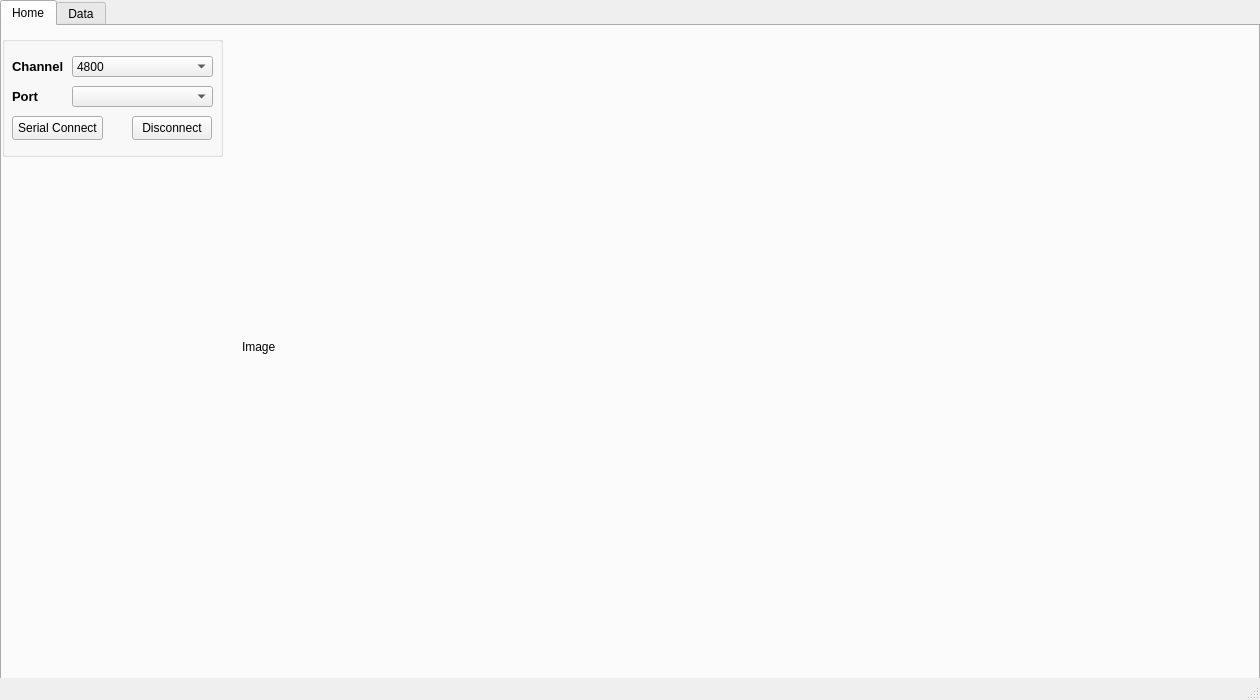
<?xml version="1.0" encoding="UTF-8"?>
<ui version="4.0">
 <class>MainWindow</class>
 <widget class="QMainWindow" name="MainWindow">
  <property name="geometry">
   <rect>
    <x>0</x>
    <y>0</y>
    <width>1260</width>
    <height>700</height>
   </rect>
  </property>
  <property name="sizePolicy">
   <sizepolicy hsizetype="Fixed" vsizetype="Fixed">
    <horstretch>0</horstretch>
    <verstretch>0</verstretch>
   </sizepolicy>
  </property>
  <property name="windowTitle">
   <string>MainWindow</string>
  </property>
  <property name="tabShape">
   <enum>QTabWidget::TabShape::Triangular</enum>
  </property>
  <widget class="QWidget" name="centralwidget">
   <widget class="QTabWidget" name="tabWidget">
    <property name="enabled">
     <bool>true</bool>
    </property>
    <property name="geometry">
     <rect>
      <x>0</x>
      <y>0</y>
      <width>1260</width>
      <height>680</height>
     </rect>
    </property>
    <property name="sizePolicy">
     <sizepolicy hsizetype="Ignored" vsizetype="Ignored">
      <horstretch>0</horstretch>
      <verstretch>0</verstretch>
     </sizepolicy>
    </property>
    <property name="currentIndex">
     <number>0</number>
    </property>
    <widget class="QWidget" name="tab_home">
     <attribute name="title">
      <string>Home</string>
     </attribute>
     <widget class="QGroupBox" name="gb_serial">
      <property name="geometry">
       <rect>
        <x>0</x>
        <y>10</y>
        <width>221</width>
        <height>121</height>
       </rect>
      </property>
      <property name="title">
       <string/>
      </property>
      <widget class="QLabel" name="lbchannel">
       <property name="geometry">
        <rect>
         <x>10</x>
         <y>20</y>
         <width>51</width>
         <height>21</height>
        </rect>
       </property>
       <property name="font">
        <font>
         <pointsize>10</pointsize>
         <bold>true</bold>
        </font>
       </property>
       <property name="frameShadow">
        <enum>QFrame::Shadow::Plain</enum>
       </property>
       <property name="lineWidth">
        <number>5</number>
       </property>
       <property name="text">
        <string>Channel</string>
       </property>
       <property name="textFormat">
        <enum>Qt::TextFormat::AutoText</enum>
       </property>
      </widget>
      <widget class="QPushButton" name="serConnect">
       <property name="geometry">
        <rect>
         <x>10</x>
         <y>80</y>
         <width>91</width>
         <height>24</height>
        </rect>
       </property>
       <property name="text">
        <string>Serial Connect</string>
       </property>
      </widget>
      <widget class="QLabel" name="lbport">
       <property name="geometry">
        <rect>
         <x>10</x>
         <y>50</y>
         <width>51</width>
         <height>21</height>
        </rect>
       </property>
       <property name="font">
        <font>
         <pointsize>10</pointsize>
         <bold>true</bold>
        </font>
       </property>
       <property name="frameShadow">
        <enum>QFrame::Shadow::Plain</enum>
       </property>
       <property name="lineWidth">
        <number>5</number>
       </property>
       <property name="text">
        <string>Port</string>
       </property>
       <property name="textFormat">
        <enum>Qt::TextFormat::AutoText</enum>
       </property>
      </widget>
      <widget class="QComboBox" name="cbPort">
       <property name="geometry">
        <rect>
         <x>70</x>
         <y>50</y>
         <width>141</width>
         <height>21</height>
        </rect>
       </property>
      </widget>
      <widget class="QComboBox" name="cbChannel">
       <property name="geometry">
        <rect>
         <x>70</x>
         <y>20</y>
         <width>141</width>
         <height>21</height>
        </rect>
       </property>
       <item>
        <property name="text">
         <string>4800</string>
        </property>
       </item>
       <item>
        <property name="text">
         <string>9600</string>
        </property>
       </item>
       <item>
        <property name="text">
         <string>115200</string>
        </property>
       </item>
      </widget>
      <widget class="QPushButton" name="serDisConnect">
       <property name="geometry">
        <rect>
         <x>130</x>
         <y>80</y>
         <width>80</width>
         <height>24</height>
        </rect>
       </property>
       <property name="text">
        <string>Disconnect</string>
       </property>
      </widget>
     </widget>
     <widget class="QLabel" name="lblBgImage">
      <property name="geometry">
       <rect>
        <x>240</x>
        <y>0</y>
        <width>1011</width>
        <height>641</height>
       </rect>
      </property>
      <property name="text">
       <string>Image</string>
      </property>
     </widget>
    </widget>
    <widget class="QWidget" name="tab_data">
     <attribute name="title">
      <string>Data</string>
     </attribute>
     <widget class="QGroupBox" name="gb_IMU_info">
      <property name="geometry">
       <rect>
        <x>950</x>
        <y>0</y>
        <width>311</width>
        <height>621</height>
       </rect>
      </property>
      <property name="title">
       <string/>
      </property>
      <widget class="QProgressBar" name="imu_load_status">
       <property name="geometry">
        <rect>
         <x>147</x>
         <y>10</y>
         <width>161</width>
         <height>23</height>
        </rect>
       </property>
       <property name="value">
        <number>0</number>
       </property>
      </widget>
      <widget class="QLabel" name="lbstatus">
       <property name="geometry">
        <rect>
         <x>10</x>
         <y>10</y>
         <width>121</width>
         <height>21</height>
        </rect>
       </property>
       <property name="font">
        <font>
         <pointsize>10</pointsize>
         <bold>true</bold>
        </font>
       </property>
       <property name="frameShadow">
        <enum>QFrame::Shadow::Plain</enum>
       </property>
       <property name="lineWidth">
        <number>5</number>
       </property>
       <property name="text">
        <string>Status connect IMU</string>
       </property>
       <property name="textFormat">
        <enum>Qt::TextFormat::AutoText</enum>
       </property>
      </widget>
      <widget class="QLabel" name="lbgyro">
       <property name="geometry">
        <rect>
         <x>10</x>
         <y>70</y>
         <width>91</width>
         <height>21</height>
        </rect>
       </property>
       <property name="font">
        <font>
         <pointsize>10</pointsize>
         <bold>true</bold>
        </font>
       </property>
       <property name="frameShadow">
        <enum>QFrame::Shadow::Plain</enum>
       </property>
       <property name="lineWidth">
        <number>5</number>
       </property>
       <property name="text">
        <string>Address GYRO</string>
       </property>
       <property name="textFormat">
        <enum>Qt::TextFormat::AutoText</enum>
       </property>
      </widget>
      <widget class="QLabel" name="dataconfig">
       <property name="geometry">
        <rect>
         <x>10</x>
         <y>40</y>
         <width>131</width>
         <height>21</height>
        </rect>
       </property>
       <property name="font">
        <font>
         <pointsize>10</pointsize>
         <bold>true</bold>
        </font>
       </property>
       <property name="frameShadow">
        <enum>QFrame::Shadow::Plain</enum>
       </property>
       <property name="lineWidth">
        <number>5</number>
       </property>
       <property name="text">
        <string>Data configure IMU</string>
       </property>
       <property name="textFormat">
        <enum>Qt::TextFormat::AutoText</enum>
       </property>
      </widget>
      <widget class="QLabel" name="lbslave">
       <property name="geometry">
        <rect>
         <x>10</x>
         <y>130</y>
         <width>91</width>
         <height>21</height>
        </rect>
       </property>
       <property name="font">
        <font>
         <pointsize>10</pointsize>
         <bold>true</bold>
        </font>
       </property>
       <property name="frameShadow">
        <enum>QFrame::Shadow::Plain</enum>
       </property>
       <property name="lineWidth">
        <number>5</number>
       </property>
       <property name="text">
        <string>Address Slave</string>
       </property>
       <property name="textFormat">
        <enum>Qt::TextFormat::AutoText</enum>
       </property>
      </widget>
      <widget class="QLabel" name="lbyaw">
       <property name="geometry">
        <rect>
         <x>10</x>
         <y>270</y>
         <width>91</width>
         <height>21</height>
        </rect>
       </property>
       <property name="font">
        <font>
         <pointsize>10</pointsize>
         <bold>true</bold>
        </font>
       </property>
       <property name="frameShadow">
        <enum>QFrame::Shadow::Plain</enum>
       </property>
       <property name="lineWidth">
        <number>5</number>
       </property>
       <property name="text">
        <string>Yaw (Z Rot)</string>
       </property>
       <property name="textFormat">
        <enum>Qt::TextFormat::AutoText</enum>
       </property>
      </widget>
      <widget class="QLabel" name="RotationInfo">
       <property name="geometry">
        <rect>
         <x>10</x>
         <y>180</y>
         <width>171</width>
         <height>21</height>
        </rect>
       </property>
       <property name="font">
        <font>
         <pointsize>10</pointsize>
         <bold>true</bold>
        </font>
       </property>
       <property name="frameShadow">
        <enum>QFrame::Shadow::Plain</enum>
       </property>
       <property name="lineWidth">
        <number>5</number>
       </property>
       <property name="text">
        <string>Data rotation information</string>
       </property>
       <property name="textFormat">
        <enum>Qt::TextFormat::AutoText</enum>
       </property>
      </widget>
      <widget class="QLabel" name="lbroll">
       <property name="geometry">
        <rect>
         <x>10</x>
         <y>210</y>
         <width>101</width>
         <height>21</height>
        </rect>
       </property>
       <property name="font">
        <font>
         <pointsize>10</pointsize>
         <bold>true</bold>
        </font>
       </property>
       <property name="frameShadow">
        <enum>QFrame::Shadow::Plain</enum>
       </property>
       <property name="lineWidth">
        <number>5</number>
       </property>
       <property name="text">
        <string>Roll (X Rot)</string>
       </property>
       <property name="textFormat">
        <enum>Qt::TextFormat::AutoText</enum>
       </property>
      </widget>
      <widget class="QLabel" name="lbpitch">
       <property name="geometry">
        <rect>
         <x>10</x>
         <y>240</y>
         <width>91</width>
         <height>21</height>
        </rect>
       </property>
       <property name="font">
        <font>
         <pointsize>10</pointsize>
         <bold>true</bold>
        </font>
       </property>
       <property name="frameShadow">
        <enum>QFrame::Shadow::Plain</enum>
       </property>
       <property name="lineWidth">
        <number>5</number>
       </property>
       <property name="text">
        <string>Pitch (Y Rot)</string>
       </property>
       <property name="textFormat">
        <enum>Qt::TextFormat::AutoText</enum>
       </property>
      </widget>
      <widget class="QLabel" name="RotationInfo_2">
       <property name="geometry">
        <rect>
         <x>10</x>
         <y>310</y>
         <width>171</width>
         <height>21</height>
        </rect>
       </property>
       <property name="font">
        <font>
         <pointsize>10</pointsize>
         <bold>true</bold>
        </font>
       </property>
       <property name="frameShadow">
        <enum>QFrame::Shadow::Plain</enum>
       </property>
       <property name="lineWidth">
        <number>5</number>
       </property>
       <property name="text">
        <string>Euler angle information</string>
       </property>
       <property name="textFormat">
        <enum>Qt::TextFormat::AutoText</enum>
       </property>
      </widget>
      <widget class="QLabel" name="lbrollEuler">
       <property name="geometry">
        <rect>
         <x>10</x>
         <y>340</y>
         <width>101</width>
         <height>21</height>
        </rect>
       </property>
       <property name="font">
        <font>
         <pointsize>10</pointsize>
         <bold>true</bold>
        </font>
       </property>
       <property name="frameShadow">
        <enum>QFrame::Shadow::Plain</enum>
       </property>
       <property name="lineWidth">
        <number>5</number>
       </property>
       <property name="text">
        <string>RollE (X Rot)</string>
       </property>
       <property name="textFormat">
        <enum>Qt::TextFormat::AutoText</enum>
       </property>
      </widget>
      <widget class="QLabel" name="lbpitchEuler">
       <property name="geometry">
        <rect>
         <x>10</x>
         <y>370</y>
         <width>91</width>
         <height>21</height>
        </rect>
       </property>
       <property name="font">
        <font>
         <pointsize>10</pointsize>
         <bold>true</bold>
        </font>
       </property>
       <property name="frameShadow">
        <enum>QFrame::Shadow::Plain</enum>
       </property>
       <property name="lineWidth">
        <number>5</number>
       </property>
       <property name="text">
        <string>PitchE (Y Rot)</string>
       </property>
       <property name="textFormat">
        <enum>Qt::TextFormat::AutoText</enum>
       </property>
      </widget>
      <widget class="QLabel" name="lbyawEuler">
       <property name="geometry">
        <rect>
         <x>10</x>
         <y>400</y>
         <width>91</width>
         <height>21</height>
        </rect>
       </property>
       <property name="font">
        <font>
         <pointsize>10</pointsize>
         <bold>true</bold>
        </font>
       </property>
       <property name="frameShadow">
        <enum>QFrame::Shadow::Plain</enum>
       </property>
       <property name="lineWidth">
        <number>5</number>
       </property>
       <property name="text">
        <string>YawE (Z Rot)</string>
       </property>
       <property name="textFormat">
        <enum>Qt::TextFormat::AutoText</enum>
       </property>
      </widget>
      <widget class="QLabel" name="lbpitchqua">
       <property name="geometry">
        <rect>
         <x>10</x>
         <y>510</y>
         <width>91</width>
         <height>21</height>
        </rect>
       </property>
       <property name="font">
        <font>
         <pointsize>10</pointsize>
         <bold>true</bold>
        </font>
       </property>
       <property name="frameShadow">
        <enum>QFrame::Shadow::Plain</enum>
       </property>
       <property name="lineWidth">
        <number>5</number>
       </property>
       <property name="text">
        <string>PitchQ (Y Rot)</string>
       </property>
       <property name="textFormat">
        <enum>Qt::TextFormat::AutoText</enum>
       </property>
      </widget>
      <widget class="QLabel" name="lbyawqua">
       <property name="geometry">
        <rect>
         <x>10</x>
         <y>540</y>
         <width>91</width>
         <height>21</height>
        </rect>
       </property>
       <property name="font">
        <font>
         <pointsize>10</pointsize>
         <bold>true</bold>
        </font>
       </property>
       <property name="frameShadow">
        <enum>QFrame::Shadow::Plain</enum>
       </property>
       <property name="lineWidth">
        <number>5</number>
       </property>
       <property name="text">
        <string>YawQ (Z Rot)</string>
       </property>
       <property name="textFormat">
        <enum>Qt::TextFormat::AutoText</enum>
       </property>
      </widget>
      <widget class="QLabel" name="lbrollqua">
       <property name="geometry">
        <rect>
         <x>10</x>
         <y>480</y>
         <width>101</width>
         <height>21</height>
        </rect>
       </property>
       <property name="font">
        <font>
         <pointsize>10</pointsize>
         <bold>true</bold>
        </font>
       </property>
       <property name="frameShadow">
        <enum>QFrame::Shadow::Plain</enum>
       </property>
       <property name="lineWidth">
        <number>5</number>
       </property>
       <property name="text">
        <string>RollQ (X Rot)</string>
       </property>
       <property name="textFormat">
        <enum>Qt::TextFormat::AutoText</enum>
       </property>
      </widget>
      <widget class="QLabel" name="RotationInfo_3">
       <property name="geometry">
        <rect>
         <x>10</x>
         <y>450</y>
         <width>171</width>
         <height>21</height>
        </rect>
       </property>
       <property name="font">
        <font>
         <pointsize>10</pointsize>
         <bold>true</bold>
        </font>
       </property>
       <property name="frameShadow">
        <enum>QFrame::Shadow::Plain</enum>
       </property>
       <property name="lineWidth">
        <number>5</number>
       </property>
       <property name="text">
        <string>Quaternion angle information</string>
       </property>
       <property name="textFormat">
        <enum>Qt::TextFormat::AutoText</enum>
       </property>
      </widget>
      <widget class="QLabel" name="lbacc">
       <property name="geometry">
        <rect>
         <x>10</x>
         <y>100</y>
         <width>91</width>
         <height>21</height>
        </rect>
       </property>
       <property name="font">
        <font>
         <pointsize>10</pointsize>
         <bold>true</bold>
        </font>
       </property>
       <property name="frameShadow">
        <enum>QFrame::Shadow::Plain</enum>
       </property>
       <property name="lineWidth">
        <number>5</number>
       </property>
       <property name="text">
        <string>Address ACC</string>
       </property>
       <property name="textFormat">
        <enum>Qt::TextFormat::AutoText</enum>
       </property>
      </widget>
      <widget class="QSpinBox" name="lblGyroInfo">
       <property name="geometry">
        <rect>
         <x>110</x>
         <y>70</y>
         <width>191</width>
         <height>21</height>
        </rect>
       </property>
      </widget>
      <widget class="QSpinBox" name="lblAccInfo">
       <property name="geometry">
        <rect>
         <x>110</x>
         <y>100</y>
         <width>191</width>
         <height>21</height>
        </rect>
       </property>
      </widget>
      <widget class="QSpinBox" name="lblSlaveAddr">
       <property name="geometry">
        <rect>
         <x>110</x>
         <y>130</y>
         <width>191</width>
         <height>21</height>
        </rect>
       </property>
      </widget>
      <widget class="QDoubleSpinBox" name="lblRoll">
       <property name="geometry">
        <rect>
         <x>110</x>
         <y>210</y>
         <width>191</width>
         <height>21</height>
        </rect>
       </property>
      </widget>
      <widget class="QDoubleSpinBox" name="lblPitch">
       <property name="geometry">
        <rect>
         <x>110</x>
         <y>239</y>
         <width>191</width>
         <height>21</height>
        </rect>
       </property>
      </widget>
      <widget class="QDoubleSpinBox" name="lblYaw">
       <property name="geometry">
        <rect>
         <x>110</x>
         <y>270</y>
         <width>191</width>
         <height>21</height>
        </rect>
       </property>
      </widget>
      <widget class="QDoubleSpinBox" name="lblPitchEuler">
       <property name="geometry">
        <rect>
         <x>110</x>
         <y>371</y>
         <width>191</width>
         <height>21</height>
        </rect>
       </property>
      </widget>
      <widget class="QDoubleSpinBox" name="lblYawEuler">
       <property name="geometry">
        <rect>
         <x>110</x>
         <y>400</y>
         <width>191</width>
         <height>21</height>
        </rect>
       </property>
      </widget>
      <widget class="QDoubleSpinBox" name="lblRollEuler">
       <property name="geometry">
        <rect>
         <x>110</x>
         <y>342</y>
         <width>191</width>
         <height>21</height>
        </rect>
       </property>
      </widget>
      <widget class="QDoubleSpinBox" name="lblYawQua">
       <property name="geometry">
        <rect>
         <x>110</x>
         <y>540</y>
         <width>191</width>
         <height>21</height>
        </rect>
       </property>
      </widget>
      <widget class="QDoubleSpinBox" name="lblRollQua">
       <property name="geometry">
        <rect>
         <x>110</x>
         <y>482</y>
         <width>191</width>
         <height>21</height>
        </rect>
       </property>
      </widget>
      <widget class="QDoubleSpinBox" name="lblPitchQua">
       <property name="geometry">
        <rect>
         <x>110</x>
         <y>511</y>
         <width>191</width>
         <height>21</height>
        </rect>
       </property>
      </widget>
     </widget>
     <widget class="QGroupBox" name="groupBox">
      <property name="geometry">
       <rect>
        <x>730</x>
        <y>0</y>
        <width>211</width>
        <height>621</height>
       </rect>
      </property>
      <property name="title">
       <string/>
      </property>
      <widget class="QLabel" name="lbstatus_2">
       <property name="geometry">
        <rect>
         <x>10</x>
         <y>10</y>
         <width>121</width>
         <height>21</height>
        </rect>
       </property>
       <property name="font">
        <font>
         <pointsize>10</pointsize>
         <bold>true</bold>
        </font>
       </property>
       <property name="frameShadow">
        <enum>QFrame::Shadow::Plain</enum>
       </property>
       <property name="lineWidth">
        <number>5</number>
       </property>
       <property name="text">
        <string>Serial Data Input</string>
       </property>
       <property name="textFormat">
        <enum>Qt::TextFormat::AutoText</enum>
       </property>
      </widget>
      <widget class="QTextEdit" name="serialtable">
       <property name="geometry">
        <rect>
         <x>10</x>
         <y>40</y>
         <width>191</width>
         <height>571</height>
        </rect>
       </property>
      </widget>
     </widget>
    </widget>
   </widget>
  </widget>
  <widget class="QMenuBar" name="menubar">
   <property name="geometry">
    <rect>
     <x>0</x>
     <y>0</y>
     <width>1260</width>
     <height>21</height>
    </rect>
   </property>
  </widget>
  <widget class="QStatusBar" name="statusbar"/>
 </widget>
 <resources/>
 <connections/>
</ui>
